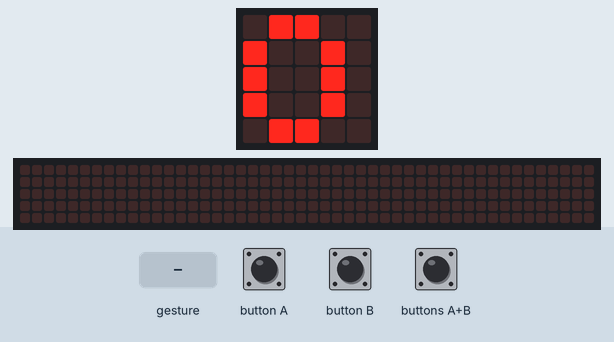
A program run on a simulated BBC micro:bit (MakeCode). On the bench: the board's 5×5 LED display, a strip that is not on the board, showing the scrolling text unrolled. The test bench sets the inputs (shaded band). A tilt is held for 1.5 s and a shake lasts 1 s, then the board lies face up again; the 48×5 strip is a reading aid, not a part: it shows the text the display is scrolling, unrolled, one strip-width of it at a time.

Above: at 1.9 s.
2.0 s: gesture 'logo down'
At 2.17 s:
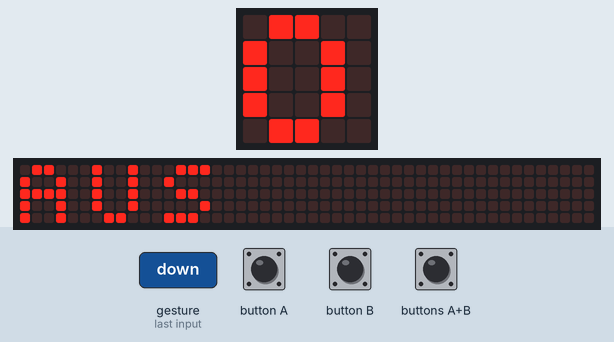
At 2.62 s:
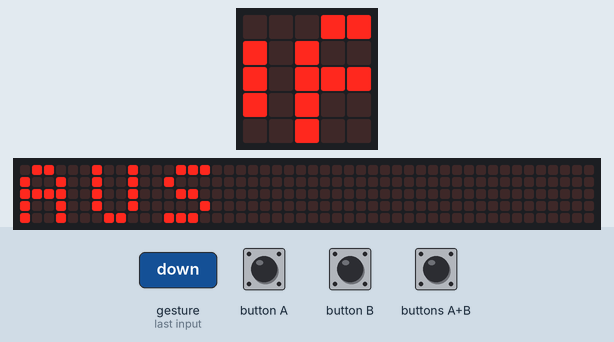
4.0 s: button B pressed for 0.15 s
4.7 s: buttons A+B pressed for 1 s
At 9.15 s:
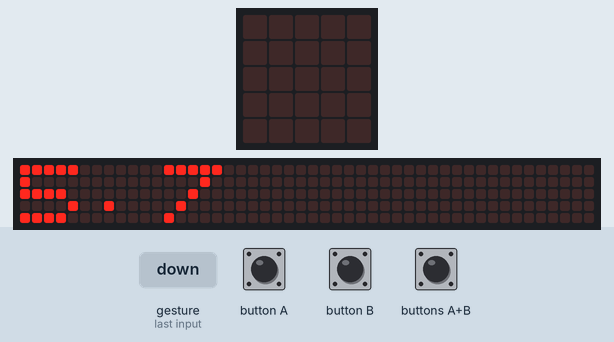

The program:

main.ts
```typescript
input.onGesture(Gesture.TiltRight, function () {
    let haloDisplay: kitronik_halo_hd.ZIPHaloHd = null
    music.play(music.stringPlayable("B A G A G F A C5 ", 120), music.PlaybackMode.UntilDone)
    haloDisplay.showColor(kitronik_halo_hd.colors(ZipLedColors.Red))
    haloDisplay.clear()
    haloDisplay.showColor(kitronik_halo_hd.colors(ZipLedColors.Blue))
})
input.onGesture(Gesture.ScreenDown, function () {
    start = input.runningTime()
})
input.onButtonPressed(Button.A, function () {
    if (Math.randomBoolean()) {
        basic.showIcon(IconNames.Yes)
    } else {
        basic.showIcon(IconNames.No)
    }
})
input.onGesture(Gesture.Shake, function () {
    motions += 1
    basic.showNumber(motions)
})
input.onGesture(Gesture.LogoDown, function () {
    basic.showString("AUS")
})
input.onButtonPressed(Button.AB, function () {
    verstrichen = input.runningTime() - start
    basic.showNumber(verstrichen / 1000)
})
input.onButtonPressed(Button.B, function () {
    basic.showString("Schulmodus Ein")
    basic.showLeds(`
        . # . . .
        # # # . .
        # # . . .
        # # # # .
        # # # # .
        `)
})
let verstrichen = 0
let start = 0
let motions = 0
motions = 0
basic.showNumber(motions)
```

test.ts
```typescript
// Hier kann man Tests durchführen; diese Datei wird nicht kompiliert, wenn dieses Paket als Erweiterung verwendet wird.
```

Measured:
- after the input at 2.0 s, the display: changes after 0.10 s (image 1)
- after the input at 4.7 s, the display: first differs from a run without the input after 1.0 s (image 3)
